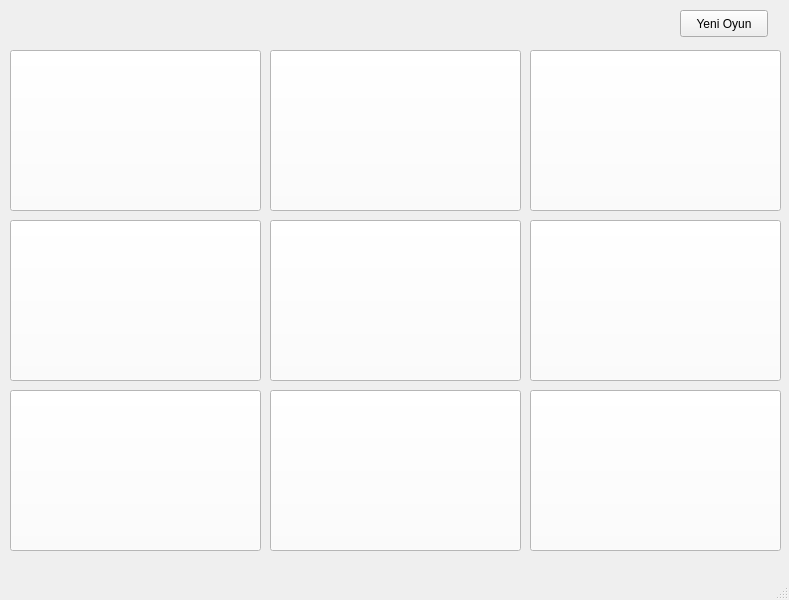
<?xml version="1.0" encoding="UTF-8"?>
<ui version="4.0">
 <class>MainWindow</class>
 <widget class="QMainWindow" name="MainWindow">
  <property name="geometry">
   <rect>
    <x>0</x>
    <y>0</y>
    <width>789</width>
    <height>600</height>
   </rect>
  </property>
  <property name="windowTitle">
   <string>Tic-Tac-Toe</string>
  </property>
  <widget class="QWidget" name="centralwidget">
   <widget class="QPushButton" name="pushButton">
    <property name="geometry">
     <rect>
      <x>680</x>
      <y>10</y>
      <width>88</width>
      <height>27</height>
     </rect>
    </property>
    <property name="text">
     <string>Yeni Oyun</string>
    </property>
   </widget>
   <widget class="QPushButton" name="pushButton_2">
    <property name="geometry">
     <rect>
      <x>10</x>
      <y>50</y>
      <width>251</width>
      <height>161</height>
     </rect>
    </property>
    <property name="font">
     <font>
      <family>Arial</family>
      <pointsize>72</pointsize>
     </font>
    </property>
    <property name="focusPolicy">
     <enum>Qt::NoFocus</enum>
    </property>
    <property name="styleSheet">
     <string notr="true">background-color: rgb(255, 255, 255);</string>
    </property>
    <property name="text">
     <string/>
    </property>
   </widget>
   <widget class="QPushButton" name="pushButton_3">
    <property name="geometry">
     <rect>
      <x>270</x>
      <y>50</y>
      <width>251</width>
      <height>161</height>
     </rect>
    </property>
    <property name="font">
     <font>
      <family>Arial</family>
      <pointsize>72</pointsize>
     </font>
    </property>
    <property name="focusPolicy">
     <enum>Qt::NoFocus</enum>
    </property>
    <property name="styleSheet">
     <string notr="true">background-color: rgb(255, 255, 255);</string>
    </property>
    <property name="text">
     <string/>
    </property>
   </widget>
   <widget class="QPushButton" name="pushButton_4">
    <property name="geometry">
     <rect>
      <x>530</x>
      <y>50</y>
      <width>251</width>
      <height>161</height>
     </rect>
    </property>
    <property name="font">
     <font>
      <family>Arial</family>
      <pointsize>72</pointsize>
     </font>
    </property>
    <property name="focusPolicy">
     <enum>Qt::NoFocus</enum>
    </property>
    <property name="styleSheet">
     <string notr="true">background-color: rgb(255, 255, 255);</string>
    </property>
    <property name="text">
     <string/>
    </property>
   </widget>
   <widget class="QPushButton" name="pushButton_5">
    <property name="geometry">
     <rect>
      <x>10</x>
      <y>220</y>
      <width>251</width>
      <height>161</height>
     </rect>
    </property>
    <property name="font">
     <font>
      <family>Arial</family>
      <pointsize>72</pointsize>
     </font>
    </property>
    <property name="focusPolicy">
     <enum>Qt::NoFocus</enum>
    </property>
    <property name="styleSheet">
     <string notr="true">background-color: rgb(255, 255, 255);</string>
    </property>
    <property name="text">
     <string/>
    </property>
   </widget>
   <widget class="QPushButton" name="pushButton_6">
    <property name="geometry">
     <rect>
      <x>270</x>
      <y>220</y>
      <width>251</width>
      <height>161</height>
     </rect>
    </property>
    <property name="font">
     <font>
      <family>Arial</family>
      <pointsize>72</pointsize>
     </font>
    </property>
    <property name="focusPolicy">
     <enum>Qt::NoFocus</enum>
    </property>
    <property name="styleSheet">
     <string notr="true">background-color: rgb(255, 255, 255);</string>
    </property>
    <property name="text">
     <string/>
    </property>
   </widget>
   <widget class="QPushButton" name="pushButton_7">
    <property name="geometry">
     <rect>
      <x>530</x>
      <y>220</y>
      <width>251</width>
      <height>161</height>
     </rect>
    </property>
    <property name="font">
     <font>
      <family>Arial</family>
      <pointsize>72</pointsize>
     </font>
    </property>
    <property name="focusPolicy">
     <enum>Qt::NoFocus</enum>
    </property>
    <property name="styleSheet">
     <string notr="true">background-color: rgb(255, 255, 255);</string>
    </property>
    <property name="text">
     <string/>
    </property>
   </widget>
   <widget class="QPushButton" name="pushButton_8">
    <property name="geometry">
     <rect>
      <x>10</x>
      <y>390</y>
      <width>251</width>
      <height>161</height>
     </rect>
    </property>
    <property name="font">
     <font>
      <family>Arial</family>
      <pointsize>72</pointsize>
     </font>
    </property>
    <property name="focusPolicy">
     <enum>Qt::NoFocus</enum>
    </property>
    <property name="styleSheet">
     <string notr="true">background-color: rgb(255, 255, 255);</string>
    </property>
    <property name="text">
     <string/>
    </property>
   </widget>
   <widget class="QPushButton" name="pushButton_9">
    <property name="geometry">
     <rect>
      <x>270</x>
      <y>390</y>
      <width>251</width>
      <height>161</height>
     </rect>
    </property>
    <property name="font">
     <font>
      <family>Arial</family>
      <pointsize>72</pointsize>
     </font>
    </property>
    <property name="focusPolicy">
     <enum>Qt::NoFocus</enum>
    </property>
    <property name="styleSheet">
     <string notr="true">background-color: rgb(255, 255, 255);</string>
    </property>
    <property name="text">
     <string/>
    </property>
   </widget>
   <widget class="QPushButton" name="pushButton_10">
    <property name="geometry">
     <rect>
      <x>530</x>
      <y>390</y>
      <width>251</width>
      <height>161</height>
     </rect>
    </property>
    <property name="font">
     <font>
      <family>Arial</family>
      <pointsize>72</pointsize>
     </font>
    </property>
    <property name="focusPolicy">
     <enum>Qt::NoFocus</enum>
    </property>
    <property name="styleSheet">
     <string notr="true">background-color: rgb(255, 255, 255);</string>
    </property>
    <property name="text">
     <string/>
    </property>
   </widget>
   <widget class="QLabel" name="label">
    <property name="geometry">
     <rect>
      <x>10</x>
      <y>10</y>
      <width>471</width>
      <height>34</height>
     </rect>
    </property>
    <property name="font">
     <font>
      <family>Arial</family>
      <pointsize>22</pointsize>
     </font>
    </property>
    <property name="text">
     <string/>
    </property>
   </widget>
   <widget class="QLabel" name="label_2">
    <property name="geometry">
     <rect>
      <x>480</x>
      <y>10</y>
      <width>171</width>
      <height>34</height>
     </rect>
    </property>
    <property name="font">
     <font>
      <family>Arial</family>
      <pointsize>22</pointsize>
     </font>
    </property>
    <property name="text">
     <string/>
    </property>
    <property name="alignment">
     <set>Qt::AlignRight|Qt::AlignTrailing|Qt::AlignVCenter</set>
    </property>
   </widget>
  </widget>
  <widget class="QMenuBar" name="menubar">
   <property name="geometry">
    <rect>
     <x>0</x>
     <y>0</y>
     <width>789</width>
     <height>25</height>
    </rect>
   </property>
  </widget>
  <widget class="QStatusBar" name="statusbar"/>
 </widget>
 <resources/>
 <connections/>
</ui>
